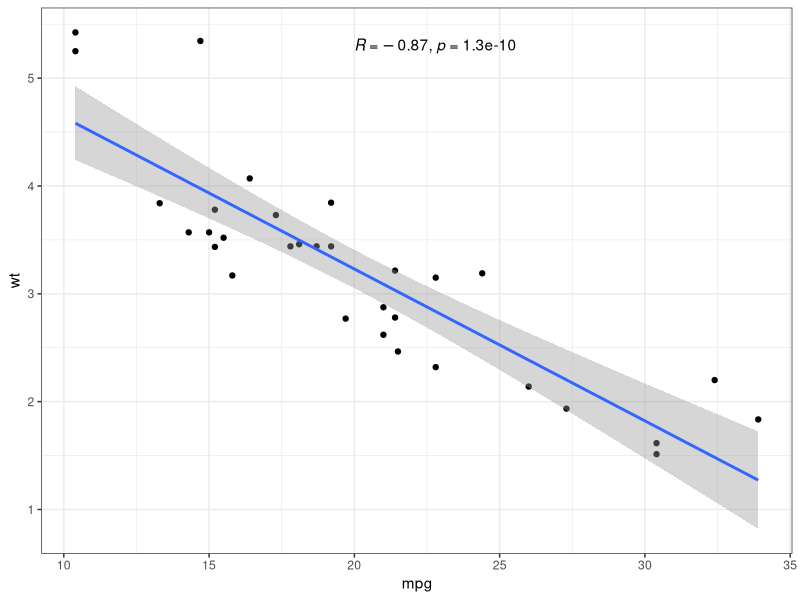
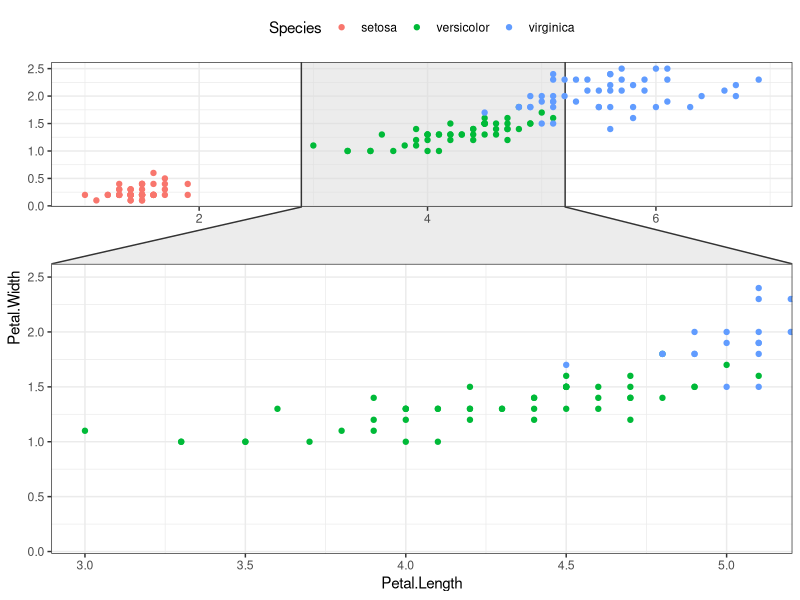
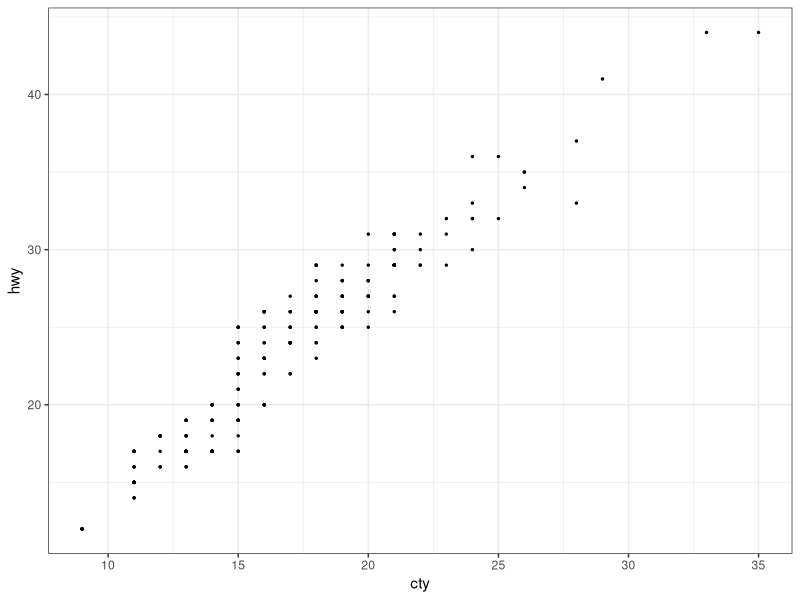
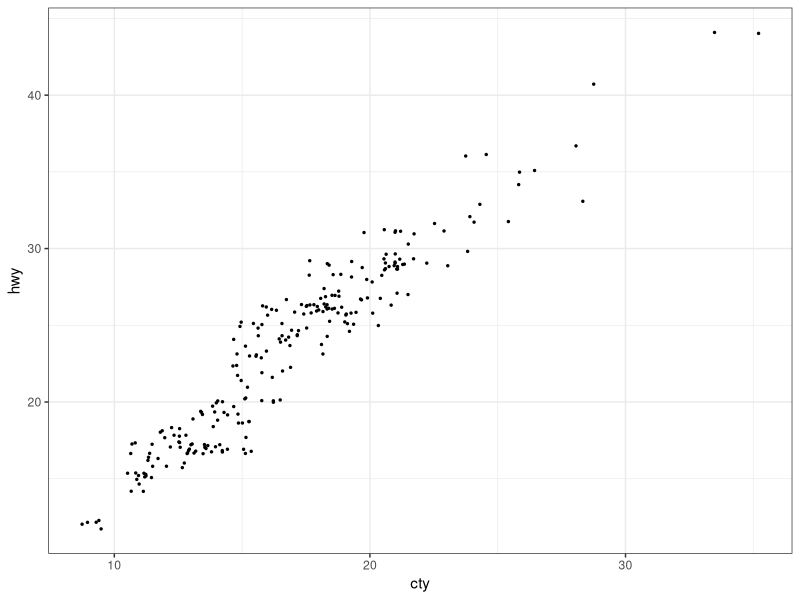
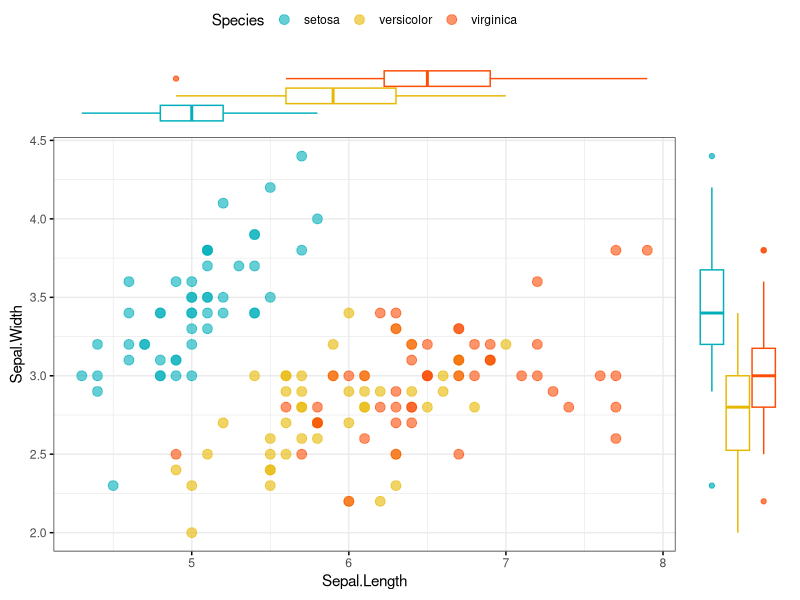
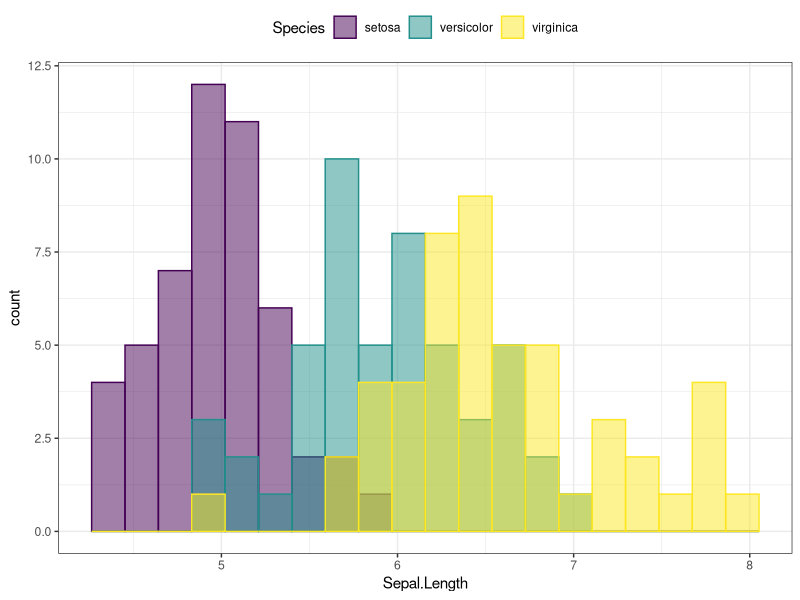
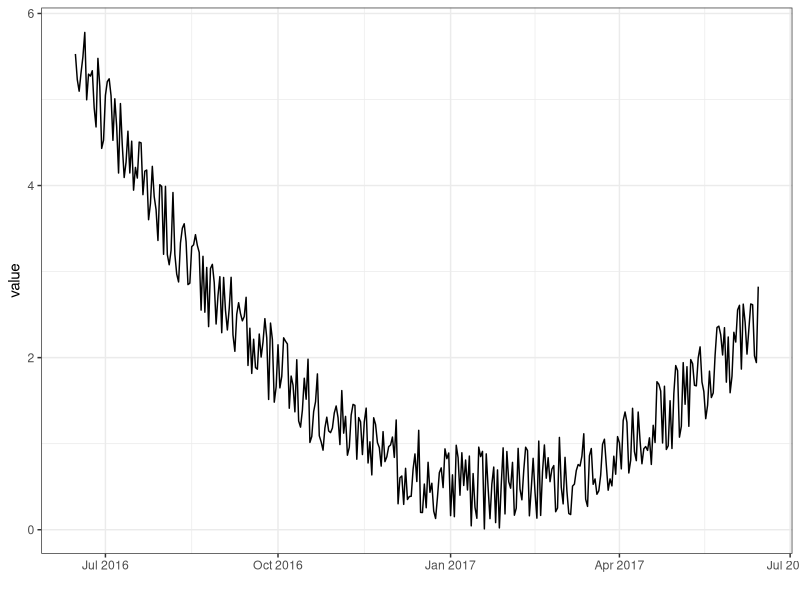
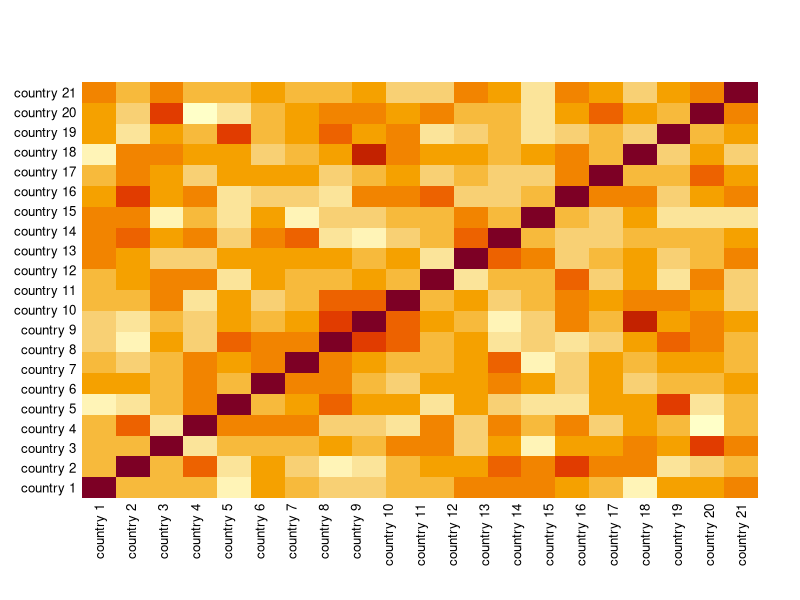

These figures' R source, in order: (Note: this script raises an error after producing the figures.)
library(tidyverse)
library(ggpubr) 
theme_set(
  theme_bw() + 
    theme(legend.position = "top")
)


#1.1 scatter plot
library("ggpubr")
p <- ggplot(mtcars, aes(mpg, wt)) +
  geom_point() +
  geom_smooth(method = lm) +
  stat_cor(method = "pearson", label.x = 20)
p

#use library(ggforce)
library(ggforce)
ggplot(iris, aes(Petal.Length, Petal.Width, colour = Species)) +
  geom_point() +
  facet_zoom(x = Species == "versicolor")


# Basic scatter plot
ggplot(mpg, aes(cty, hwy)) +
  geom_point(size = 0.5)

# Jittered points
ggplot(mpg, aes(cty, hwy)) +
  geom_jitter(size = 0.5, width = 0.5)


# 1.2 box plot
# Use box plot as marginal plots
ggscatterhist(
  iris, x = "Sepal.Length", y = "Sepal.Width",
  color = "Species", size = 3, alpha = 0.6,
  palette = c("#00AFBB", "#E7B800", "#FC4E07"),
  margin.plot = "boxplot",
  ggtheme = theme_bw()
)



#1.3 Histogram
ggplot(iris, aes(Sepal.Length)) +
  geom_histogram(aes(fill = Species, color = Species), bins = 20, 
                 position = "identity", alpha = 0.5) +
  scale_fill_viridis_d() +
  scale_color_viridis_d()


# 1.4 Time series
library(ggplot2)
library(dplyr)

# Dummy data
data <- data.frame(
  day = as.Date("2017-06-14") - 0:364,
  value = runif(365) + seq(-140, 224)^2 / 10000
)

# Most basic bubble plot
p <- ggplot(data, aes(x=day, y=value)) +
  geom_line() + 
  xlab("")
p



# 1.5 image plot
#Yiwen introduce this method to me,and I learned the code from him
sample = cor(matrix(rnorm(400),nrow = 20))
image(cor(matrix(rnorm(400),nrow = 20)),axes = F)
mtext(text = c(paste("country",1:21)),side = 2,line = 0.3,at = seq(0,1,0.05),las = 1,cex = 0.8)
mtext(text = c(paste("country",1:21)),side = 1,line = 0.3,at = seq(0,1,0.05),las = 2,cex = 0.8)
image.plot(sample,legend.only = T)

# MingYANG noticed:
# Time series plot is too simple
# good work
